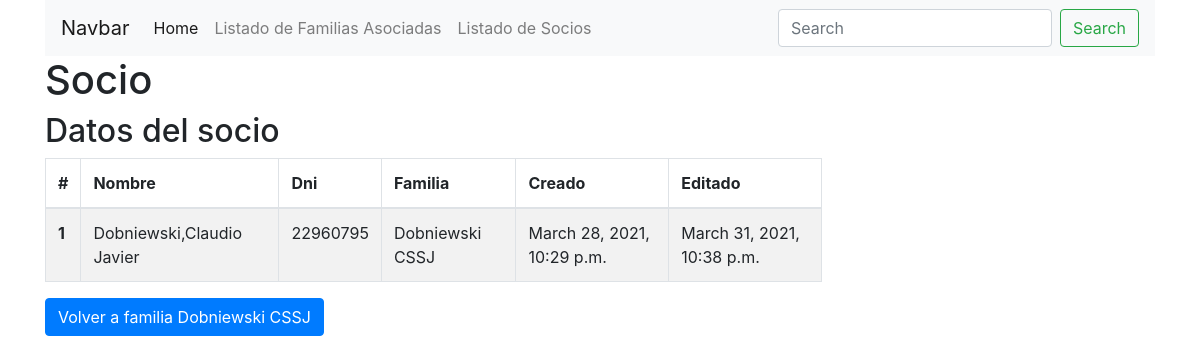
/socios/socio/2 (signed in), run on an earlier commit of the app's database.
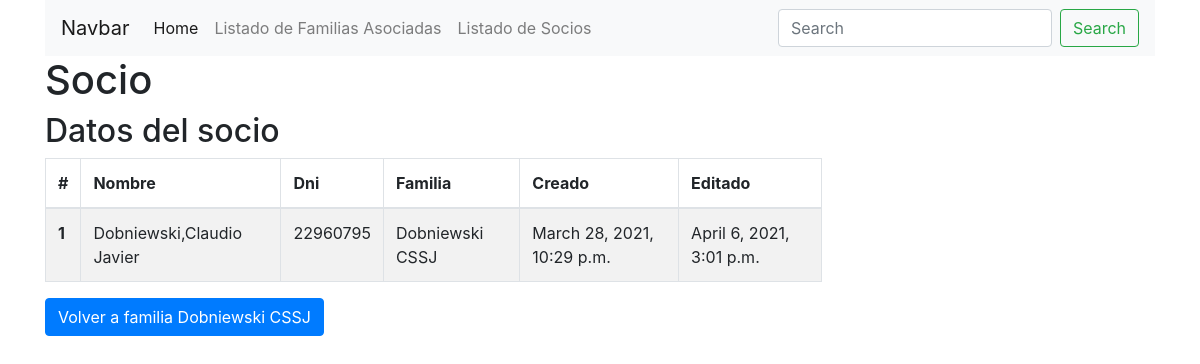
And on a later commit of the database.
### socios/models.py (models this page shows, shortened)
class Socio(models.Model):
    CATEGORIAS_CHOISES = [
        ( 0,"inactivo"),
        ( 1,"beneficiario"),
        ( 2,"dirigente"),
        ( 3,"recurso adulto"),
        ( 4,"resp.beneficiario"),
        ( 5,"colaborador")
        ]
    RAMAS_CHOISES = [
        ( 0,"ninguna"),
        ( 1,"manada"),
        ( 2,"unidad scout"),
        ( 3,"caminantes"),
        ( 4,"rovers")
        ]
    nombres = models.CharField(max_length=50)
    apellidos = models.CharField(max_length=50)
    dni = models.CharField(max_length=15)
    fecha_nacimiento = models.DateField('fecha_nacimiento')
    creado = models.DateTimeField('creado',auto_now_add=True)
    actualizado = models.DateTimeField('actualizado',auto_now=True)
    familia=models.ForeignKey(Familia, on_delete=models.CASCADE)
    categoria=models.IntegerField(default=0, choices=CATEGORIAS_CHOISES)
    rama=models.IntegerField(default=0, choices=RAMAS_CHOISES)

class Familia(models.Model):
    familia_crm_id = models.CharField(max_length=50)
    crm_id = models.IntegerField(unique=True) # unique=True
    direccion_calle = models.CharField(max_length=50,blank=True)
    direccion_numero = models.CharField(max_length=50,blank=True)
    direccion_depto = models.CharField(max_length=50,blank=True)
    direccion_localidad = models.CharField(max_length=50,blank=True)
    direccion_provincia = models.CharField(max_length=50,blank=True)
    contacto = models.CharField(max_length=200,blank=True)
    creado = models.DateTimeField('creado',auto_now_add=True)
    actualizado = models.DateTimeField('actualizado',auto_now=True)

### socios/views.py (the view)
# urls.py: path('socio/<int:socio_id>', views.socio_detalle, name='socio_detalle'),
def socio_detalle(request, socio_id):
    try:
        socio = Socio.objects.get(pk=socio_id)
        print("Detalle socio:" + socio.apellidos +", "+ socio.nombres)
    except Exception as err:
        raise Http404("Unexpected error: {0}".format(err))
    return render(request, 'socios/socio_detalle.html', {'socio':socio})

### socios/templates/socios/socio_detalle.html
{% extends "base_site.html" %}
{% block content %}
<h1>Socio {{ socio.familia_crm_id }}</h1>
<h2>Datos del socio</h2>
{% if socio %}
<table id="example" class="table table-striped table-bordered table-hover table-responsive-xl" style="width:70%">
<thead>
  <tr>
    <th scope="col">#</th>
    <th scope="col">Nombre</th>
    <th scope="col">Dni</th>
    <th scope="col">Familia</th>
    <th scope="col">Creado</th>
    <th scope="col">Editado</th>
  </tr>
</thead>
<tbody>
  <tr>
    <th scope="row">1</th>
    <td>{{ socio.apellidos }},{{ socio.nombres }}</td>
    <td>{{ socio.dni }}</td>
    <td>{{ socio.familia.familia_crm_id }}</td>
    <td>{{ socio.creado }}</td>
    <td>{{ socio.actualizado }}</td>
  </tr>
</tbody>
</table>
{% else %}
<p>No socio is available.</p>
{% endif %}
<a type="button" class="btn btn-primary" href="/socios/familia/{{ socio.familia.id }}">Volver a familia {{ socio.familia.familia_crm_id }}</a>
{% endblock content %}

What changed in the data, as far as the page shows it:
changed Socio "Dobniewski": actualizado "March 31, 2021, 10:38 p.m." → "April 6, 2021, 3:01 p.m."
